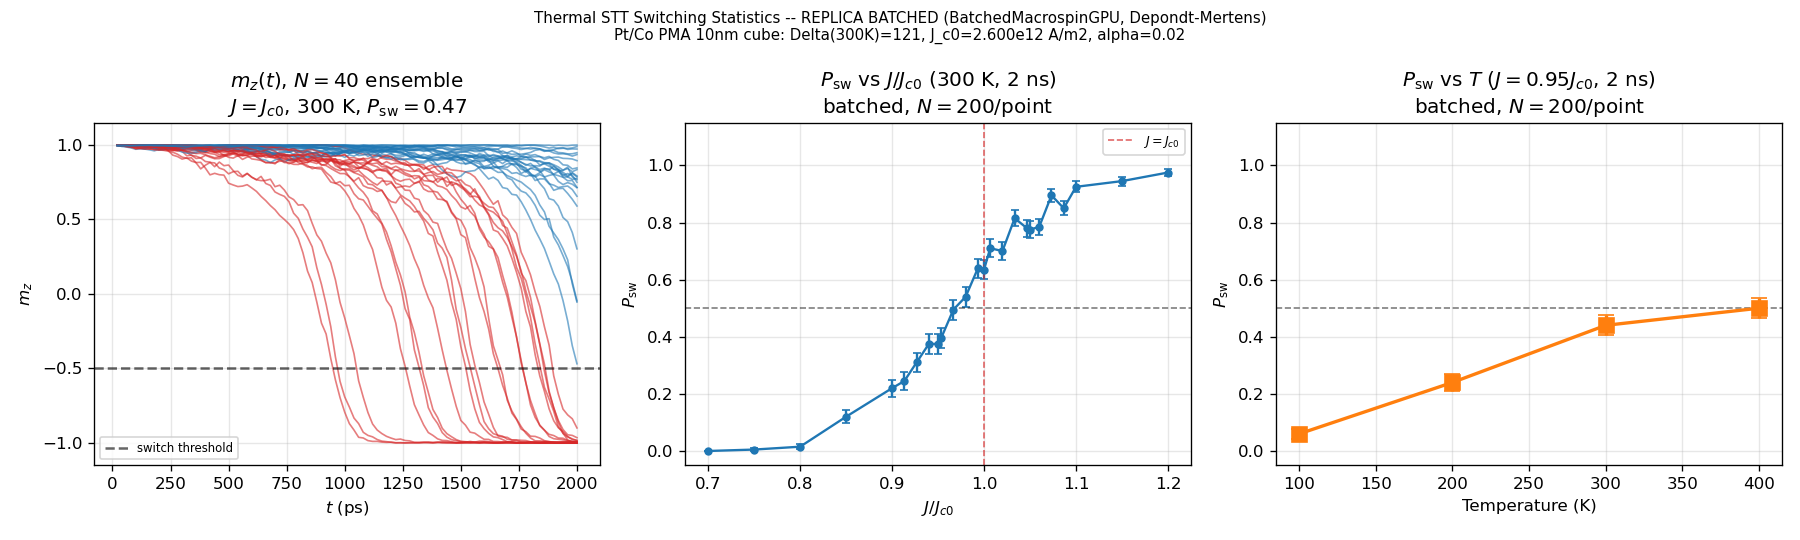

Write Python code to recreate this figure.
"""
Notebook 30 (batched): GPU Thermal STT Switching Statistics via replica batching.

Task 2 Phase 2.0 payoff. This reproduces notebook 30's Neel-Brown thermally-
assisted STT switching statistics (Pt/Co PMA macrospin) using BatchedMacrospinGPU
-- every trial is a REPLICA advanced by one kernel launch per step, so the whole
P_sw(J) and P_sw(T) sweeps run in seconds instead of hours.

Physics identical to notebook 30:
  Ms=580 kA/m, K=0.5 MJ/m3, alpha=0.02, P=0.5, Lambda=1, d_F=10 nm cube,
  V=1e-24 m3, Delta(300K)=120.7. The 10 nm cube demag is isotropic (1/3 on the
  diagonal) -> zero net torque -> the macrospin (uniaxial + STT + thermal) engine
  is physically equivalent to notebook 30's DemagFieldGPU path (verified: J_c0
  and the P_sw(J) transition match within binomial error).

Integrator: Depondt-Mertens rotation (|m|=1 exact) with the FDT-correct
sigma = sqrt(2 alpha kB T/(mu0^2 Ms gamma0 V dt)) and per-replica Philox noise.
"""
import os, sys, time, json, pathlib
sys.path.insert(0, str(pathlib.Path(__file__).resolve().parent.parent))
from micromag_locate import add_micromag_to_path
add_micromag_to_path()
import numpy as np
import micromag as mm

print("Notebook 30 (batched): Thermal STT via replica batching")
print(f"  CUDA: {mm.cuda_available()}")

mu0, kB = 4e-7*np.pi, 1.38065e-23
Ms, K, alpha, P = 580e3, 0.5e6, 0.02, 0.5
d_F, dx = 10e-9, 10e-9
V = dx**3
Delta_300K = K * V / (kB * 300)

def make_cfg():
    c = mm.BatchedMacrospinConfig()
    c.Ms, c.alpha, c.V, c.K1 = Ms, alpha, V, K
    c.easy = mm.Vec3(0, 0, 1); c.p = mm.Vec3(0, 0, 1)
    c.d_free, c.P, c.Lambda, c.beta = d_F, P, 1.0, 0.0
    return c

# ---------------------------------------------------------------------------
# Reference threshold J_c0: antidamping linear-instability (T=0, small tilt).
# Each candidate J is a replica; find the minimum POSITIVE J that switches.
# ---------------------------------------------------------------------------
def measure_Jc0(dt=2e-14, t_ns=10.0):
    Jgrid = np.arange(1.0e12, 6.01e12, 0.1e12)
    R = len(Jgrid)
    b = mm.BatchedMacrospinGPU(R, make_cfg(), dt, seed=1)
    b.set_J(list(Jgrid)); b.set_T([0.0]*R)
    tilt = np.tile([0.02, 0.0, np.sqrt(1-0.02**2)], (R, 1))
    b.set_state(list(tilt.reshape(-1)))
    b.run(int(t_ns*1e-9/dt))
    mz = np.array(b.get_mz())
    sw = np.where(mz < -0.5)[0]
    return float(Jgrid[sw[0]]) if len(sw) else float("nan")

t0 = time.time()
J_c0 = measure_Jc0()
print(f"\n  J_c0 (antidamping instability, +J, tilt) = {J_c0/1e12:.3f} e12 A/m2"
      f"   ({time.time()-t0:.1f}s)")
print(f"  Delta(300K) = {Delta_300K:.1f}")

# ---------------------------------------------------------------------------
# Part B: P_sw vs J at 300 K. All (J factor x N trials) trials are replicas
# advanced in ONE batched run.
# ---------------------------------------------------------------------------
J_factors = np.unique(np.round(np.concatenate([
    np.arange(0.70, 1.201, 0.05), np.linspace(0.90, 1.10, 16)]), 6))
N_B = 200                     # trials per J (cheap now -> tighter error bars)
dt_B, t_max = 1e-13, 2.0e-9
nstep_B = int(t_max / dt_B)

Jrep = np.repeat(J_factors * J_c0, N_B)
R_B = len(Jrep)
print(f"\n--- Part B: P_sw vs J (300 K, {t_max*1e9:.0f} ns) ---")
print(f"  {len(J_factors)} J-values x N={N_B}  ->  {R_B} replicas, {nstep_B} steps, 1 batch")

t0 = time.time()
b = mm.BatchedMacrospinGPU(R_B, make_cfg(), dt_B, seed=2024)
b.set_J(list(Jrep)); b.set_T([300.0]*R_B)   # start at +z (default state)
b.run(nstep_B)
mzB = np.array(b.get_mz()).reshape(len(J_factors), N_B)
wall_B = time.time() - t0
P_sw_B = (mzB < -0.5).mean(axis=1)
for jf, p_ in zip(J_factors, P_sw_B):
    print(f"  J={jf:.4f}*J_c0  P_sw={p_:.3f} (N={N_B})")
print(f"  Part B wall: {wall_B:.2f} s  ({R_B*nstep_B/wall_B:.2e} replica*step/s)")

# ---------------------------------------------------------------------------
# Part C: P_sw vs T at J=0.95 J_c0.
# ---------------------------------------------------------------------------
T_sweep = np.array([100, 200, 300, 400], float)
J_C = 0.95 * J_c0
N_C = 200
dt_C = 2e-14
nstep_C = int(t_max / dt_C)
Trep = np.repeat(T_sweep, N_C)
R_C = len(Trep)
print(f"\n--- Part C: P_sw vs T at J=0.95 J_c0 ({t_max*1e9:.0f} ns) ---")
t0 = time.time()
bc = mm.BatchedMacrospinGPU(R_C, make_cfg(), dt_C, seed=777)
bc.set_J([J_C]*R_C); bc.set_T(list(Trep))
bc.run(nstep_C)
mzC = np.array(bc.get_mz()).reshape(len(T_sweep), N_C)
wall_C = time.time() - t0
P_sw_C = (mzC < -0.5).mean(axis=1)
for T_val, p_ in zip(T_sweep, P_sw_C):
    Delta_T = K*V/(kB*T_val); Deff = max(0, Delta_T*(1-J_C/J_c0)**2)
    print(f"  T={T_val:.0f}K  Delta={Delta_T:.0f}  Delta_eff={Deff:.1f}  P_sw={p_:.3f}")
print(f"  Part C wall: {wall_C:.2f} s")

# ---------------------------------------------------------------------------
# Part A: N=40 ensemble at J=1.00 J_c0, 300 K, WITH mz(t) trajectories
# (chunked batched run: log all replicas every log_ev steps).
# ---------------------------------------------------------------------------
J_A, T_A, N_A = 1.00*J_c0, 300.0, 40
dt_A, log_ev = 2e-14, 1000
nchunk = int(t_max/dt_A)//log_ev
print(f"\n--- Part A: N={N_A} ensemble at J=1.00 J_c0, 300 K ---")
t0 = time.time()
ba = mm.BatchedMacrospinGPU(N_A, make_cfg(), dt_A, seed=55)
ba.set_J([J_A]*N_A); ba.set_T([T_A]*N_A)
t_log_ps, mz_traj = [], []
for c in range(nchunk):
    ba.run(log_ev)
    mz_traj.append(np.array(ba.get_mz()))
    t_log_ps.append((c+1)*log_ev*dt_A*1e12)
mz_traj = np.array(mz_traj)            # (nchunk, N_A)
sw_mask = (mz_traj[-1] < -0.5)
P_sw_A = sw_mask.mean()
print(f"  P_sw = {P_sw_A:.2f} ({sw_mask.sum()}/{N_A})   ({time.time()-t0:.2f}s)")

# ---------------------------------------------------------------------------
# Cross-check vs the loop-engine cache (notebook 30 Part B) if present.
# ---------------------------------------------------------------------------
cache = pathlib.Path(__file__).parent / "30_partB_cache.json"
if cache.exists():
    ref = {k: tuple(v) for k, v in json.loads(cache.read_text()).items()}
    def trans(J, P): return J[np.argmin(np.abs(np.array(P)-0.5))]
    Jref = np.array(sorted(float(k) for k in ref))
    Pref = [ref[f"{j:.6f}"][0]/ref[f"{j:.6f}"][1] for j in Jref]
    print(f"\n  Transition J/Jc0 @ P=0.5:  batched={trans(J_factors,P_sw_B):.2f}"
          f"   loop-cache={trans(Jref,Pref):.2f}")

# ---------------------------------------------------------------------------
# Figure (3 panels, matches notebook 30 layout)
# ---------------------------------------------------------------------------
try:
    import matplotlib; matplotlib.use('Agg'); import matplotlib.pyplot as plt
    fig, axes = plt.subplots(1, 3, figsize=(15, 4.5))
    t_arr = np.array(t_log_ps)
    ax = axes[0]
    for i in range(N_A):
        ax.plot(t_arr, mz_traj[:, i], '-', lw=1.0, alpha=0.6,
                color='C3' if sw_mask[i] else 'C0')
    ax.axhline(-0.5, color='k', ls='--', lw=1.5, alpha=0.6, label='switch threshold')
    ax.set_xlabel(r'$t$ (ps)'); ax.set_ylabel(r'$m_z$')
    ax.set_title(rf'$m_z(t)$, $N={N_A}$ ensemble' + '\n'
                 + rf'$J=J_{{c0}}$, 300 K, $P_\mathrm{{sw}}={P_sw_A:.2f}$')
    ax.legend(fontsize=7); ax.grid(alpha=0.3); ax.set_ylim(-1.15, 1.15)

    ax = axes[1]
    yerr = [np.sqrt(p*(1-p)/N_B) for p in P_sw_B]
    ax.errorbar(J_factors, P_sw_B, yerr=yerr, fmt='o-', color='C0', lw=1.4, ms=4, capsize=2.5)
    ax.axhline(0.5, color='k', ls='--', lw=1, alpha=0.5)
    ax.axvline(1.0, color='C3', ls='--', lw=1, alpha=0.7, label=r'$J=J_{c0}$')
    ax.set_xlabel(r'$J/J_{c0}$'); ax.set_ylabel(r'$P_\mathrm{sw}$')
    ax.set_title(rf'$P_\mathrm{{sw}}$ vs $J/J_{{c0}}$ (300 K, {t_max*1e9:.0f} ns)'
                 + '\n' + rf'batched, $N={N_B}$/point')
    ax.set_ylim(-0.05, 1.15); ax.legend(fontsize=7.5); ax.grid(alpha=0.3)

    ax = axes[2]
    yerr_C = [np.sqrt(p*(1-p)/N_C) for p in P_sw_C]
    ax.errorbar(T_sweep, P_sw_C, yerr=yerr_C, fmt='s-', color='C1', lw=2, ms=9, capsize=5)
    ax.axhline(0.5, color='k', ls='--', lw=1, alpha=0.5)
    ax.set_xlabel('Temperature (K)'); ax.set_ylabel(r'$P_\mathrm{sw}$')
    ax.set_title(rf'$P_\mathrm{{sw}}$ vs $T$ ($J=0.95 J_{{c0}}$, {t_max*1e9:.0f} ns)'
                 + '\n' + rf'batched, $N={N_C}$/point')
    ax.set_ylim(-0.05, 1.15); ax.grid(alpha=0.3)

    plt.suptitle('Thermal STT Switching Statistics -- REPLICA BATCHED '
                 '(BatchedMacrospinGPU, Depondt-Mertens)\n'
                 f'Pt/Co PMA {int(dx*1e9)}nm cube: Delta(300K)={Delta_300K:.0f}, '
                 f'J_c0={J_c0/1e12:.3f}e12 A/m2, alpha={alpha}', fontsize=9)
    plt.tight_layout()
    out = os.path.join(os.path.dirname(__file__), '30_thermal_stt_batched_gpu.png')
    plt.savefig(out, dpi=120); print(f"\nPlot saved: {out}")
except Exception as e:
    print(f"Plot error: {e}")

print("\n=== Summary (batched) ===")
print(f"  J_c0={J_c0/1e12:.3f}e12  Delta(300K)={Delta_300K:.1f}")
print(f"  Part A P_sw={P_sw_A:.2f} (N={N_A})")
print(f"  Part B walls {wall_B:.2f}s ({R_B} replicas)  Part C {wall_C:.2f}s ({R_C} replicas)")
